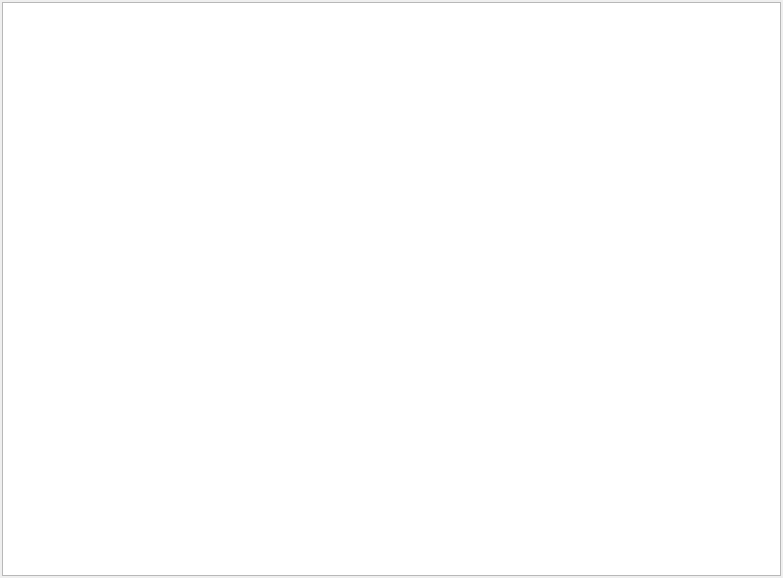
<?xml version="1.0" encoding="UTF-8"?>
<ui version="4.0">
 <class>WatchImage</class>
 <widget class="QWidget" name="WatchImage">
  <property name="geometry">
   <rect>
    <x>0</x>
    <y>0</y>
    <width>783</width>
    <height>578</height>
   </rect>
  </property>
  <property name="windowTitle">
   <string>WatchImage</string>
  </property>
  <layout class="QGridLayout" name="gridLayout">
   <property name="leftMargin">
    <number>2</number>
   </property>
   <property name="topMargin">
    <number>2</number>
   </property>
   <property name="rightMargin">
    <number>2</number>
   </property>
   <property name="bottomMargin">
    <number>2</number>
   </property>
   <property name="spacing">
    <number>2</number>
   </property>
   <item row="0" column="0">
    <widget class="QGraphicsView" name="graphicsView"/>
   </item>
  </layout>
 </widget>
 <layoutdefault spacing="6" margin="11"/>
 <resources/>
 <connections/>
</ui>
